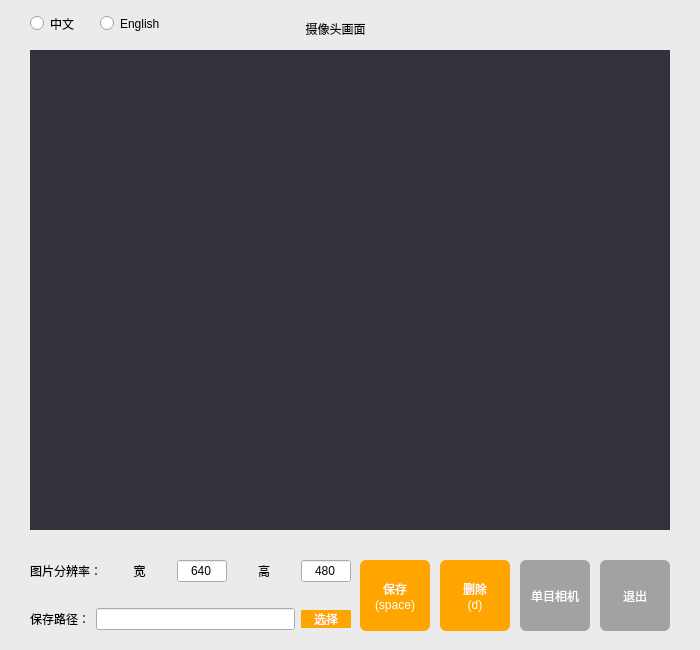
<?xml version="1.0" encoding="UTF-8"?>
<ui version="4.0">
 <class>Form</class>
 <widget class="QWidget" name="Form">
  <property name="geometry">
   <rect>
    <x>0</x>
    <y>0</y>
    <width>700</width>
    <height>650</height>
   </rect>
  </property>
  <property name="minimumSize">
   <size>
    <width>700</width>
    <height>650</height>
   </size>
  </property>
  <property name="maximumSize">
   <size>
    <width>700</width>
    <height>650</height>
   </size>
  </property>
  <property name="sizeIncrement">
   <size>
    <width>700</width>
    <height>650</height>
   </size>
  </property>
  <property name="windowTitle">
   <string>collection 1.0</string>
  </property>
  <widget class="QWidget" name="widget" native="true">
   <property name="geometry">
    <rect>
     <x>0</x>
     <y>0</y>
     <width>700</width>
     <height>700</height>
    </rect>
   </property>
   <property name="minimumSize">
    <size>
     <width>700</width>
     <height>700</height>
    </size>
   </property>
   <property name="maximumSize">
    <size>
     <width>700</width>
     <height>700</height>
    </size>
   </property>
   <property name="styleSheet">
    <string notr="true">QWidget#widget {
background-color: #EBEBEB;
}
</string>
   </property>
   <widget class="QLabel" name="label_display">
    <property name="geometry">
     <rect>
      <x>30</x>
      <y>50</y>
      <width>640</width>
      <height>480</height>
     </rect>
    </property>
    <property name="minimumSize">
     <size>
      <width>640</width>
      <height>480</height>
     </size>
    </property>
    <property name="maximumSize">
     <size>
      <width>640</width>
      <height>480</height>
     </size>
    </property>
    <property name="sizeIncrement">
     <size>
      <width>0</width>
      <height>0</height>
     </size>
    </property>
    <property name="styleSheet">
     <string notr="true">background-color: rgb(50, 50, 60);</string>
    </property>
    <property name="text">
     <string/>
    </property>
   </widget>
   <widget class="QPushButton" name="pushButton_exit">
    <property name="geometry">
     <rect>
      <x>600</x>
      <y>560</y>
      <width>70</width>
      <height>71</height>
     </rect>
    </property>
    <property name="styleSheet">
     <string notr="true">QPushButton{
background-color: #A2A2A2;
color:rgb(255, 255, 255)
}
QPushButton{border-radius:6px;}
QPushButton:pressed{
border:2px solid rgba(126, 188, 89, 0);}</string>
    </property>
    <property name="text">
     <string>退出</string>
    </property>
   </widget>
   <widget class="QLabel" name="label_camera">
    <property name="geometry">
     <rect>
      <x>290</x>
      <y>20</y>
      <width>91</width>
      <height>17</height>
     </rect>
    </property>
    <property name="text">
     <string>摄像头画面</string>
    </property>
    <property name="alignment">
     <set>Qt::AlignCenter</set>
    </property>
   </widget>
   <widget class="QPushButton" name="pushButton_save">
    <property name="geometry">
     <rect>
      <x>360</x>
      <y>560</y>
      <width>70</width>
      <height>71</height>
     </rect>
    </property>
    <property name="styleSheet">
     <string notr="true">QPushButton{
background-color: #FFA500;
color:rgb(255, 255, 255)
}
QPushButton{border-radius:6px;}
QPushButton:pressed{
border:2px solid rgba(126, 188, 89, 0);}</string>
    </property>
    <property name="text">
     <string>保存
(space)</string>
    </property>
   </widget>
   <widget class="QPushButton" name="pushButton_delete">
    <property name="geometry">
     <rect>
      <x>440</x>
      <y>560</y>
      <width>70</width>
      <height>71</height>
     </rect>
    </property>
    <property name="styleSheet">
     <string notr="true">QPushButton{
background-color: #FFA500;
color:rgb(255, 255, 255)
}
QPushButton{border-radius:6px;}
QPushButton:pressed{
border:2px solid rgba(126, 188, 89, 0);}</string>
    </property>
    <property name="text">
     <string>删除
(d)</string>
    </property>
   </widget>
   <widget class="QWidget" name="layoutWidget">
    <property name="geometry">
     <rect>
      <x>30</x>
      <y>560</y>
      <width>321</width>
      <height>70</height>
     </rect>
    </property>
    <layout class="QVBoxLayout" name="verticalLayout">
     <item>
      <layout class="QHBoxLayout" name="horizontalLayout_3">
       <item>
        <widget class="QLabel" name="label_resolution">
         <property name="text">
          <string>图片分辨率：</string>
         </property>
         <property name="alignment">
          <set>Qt::AlignCenter</set>
         </property>
        </widget>
       </item>
       <item>
        <layout class="QHBoxLayout" name="horizontalLayout">
         <item>
          <widget class="QLabel" name="label_width">
           <property name="text">
            <string>宽</string>
           </property>
           <property name="alignment">
            <set>Qt::AlignCenter</set>
           </property>
          </widget>
         </item>
         <item>
          <widget class="QLineEdit" name="lineEdit_width">
           <property name="maximumSize">
            <size>
             <width>50</width>
             <height>16777215</height>
            </size>
           </property>
           <property name="text">
            <string>640</string>
           </property>
           <property name="alignment">
            <set>Qt::AlignCenter</set>
           </property>
          </widget>
         </item>
        </layout>
       </item>
       <item>
        <layout class="QHBoxLayout" name="horizontalLayout_2">
         <item>
          <widget class="QLabel" name="label_height">
           <property name="text">
            <string>高</string>
           </property>
           <property name="alignment">
            <set>Qt::AlignCenter</set>
           </property>
          </widget>
         </item>
         <item>
          <widget class="QLineEdit" name="lineEdit_height">
           <property name="maximumSize">
            <size>
             <width>50</width>
             <height>16777215</height>
            </size>
           </property>
           <property name="text">
            <string>480</string>
           </property>
           <property name="alignment">
            <set>Qt::AlignCenter</set>
           </property>
          </widget>
         </item>
        </layout>
       </item>
      </layout>
     </item>
     <item>
      <spacer name="verticalSpacer">
       <property name="orientation">
        <enum>Qt::Vertical</enum>
       </property>
       <property name="sizeHint" stdset="0">
        <size>
         <width>20</width>
         <height>40</height>
        </size>
       </property>
      </spacer>
     </item>
     <item>
      <layout class="QHBoxLayout" name="horizontalLayout_4">
       <item>
        <widget class="QLabel" name="label_save_path">
         <property name="text">
          <string>保存路径：</string>
         </property>
         <property name="alignment">
          <set>Qt::AlignCenter</set>
         </property>
        </widget>
       </item>
       <item>
        <widget class="QLineEdit" name="lineEdit_path">
         <property name="alignment">
          <set>Qt::AlignLeading|Qt::AlignLeft|Qt::AlignVCenter</set>
         </property>
        </widget>
       </item>
       <item>
        <widget class="QPushButton" name="pushButton_select">
         <property name="minimumSize">
          <size>
           <width>50</width>
           <height>0</height>
          </size>
         </property>
         <property name="maximumSize">
          <size>
           <width>50</width>
           <height>16777215</height>
          </size>
         </property>
         <property name="styleSheet">
          <string notr="true">QPushButton{
background-color: #FFA500;
color:rgb(255, 255, 255)
}
QPushButton{border-radius:1px;}
QPushButton:pressed{
border:2px solid rgba(126, 188, 89, 0);}</string>
         </property>
         <property name="text">
          <string>选择</string>
         </property>
        </widget>
       </item>
      </layout>
     </item>
    </layout>
   </widget>
   <widget class="QRadioButton" name="radioButton_zn">
    <property name="geometry">
     <rect>
      <x>30</x>
      <y>10</y>
      <width>61</width>
      <height>27</height>
     </rect>
    </property>
    <property name="text">
     <string>中文</string>
    </property>
   </widget>
   <widget class="QRadioButton" name="radioButton_en">
    <property name="geometry">
     <rect>
      <x>100</x>
      <y>10</y>
      <width>81</width>
      <height>27</height>
     </rect>
    </property>
    <property name="text">
     <string>English</string>
    </property>
   </widget>
   <widget class="QPushButton" name="pushButton_camera_change">
    <property name="geometry">
     <rect>
      <x>520</x>
      <y>560</y>
      <width>70</width>
      <height>71</height>
     </rect>
    </property>
    <property name="styleSheet">
     <string notr="true">QPushButton{
background-color: #A2A2A2;
color:rgb(255, 255, 255)
}
QPushButton{border-radius:6px;}
QPushButton:pressed{
border:2px solid rgba(126, 188, 89, 0);}</string>
    </property>
    <property name="text">
     <string>单目相机</string>
    </property>
   </widget>
  </widget>
 </widget>
 <resources/>
 <connections/>
</ui>
